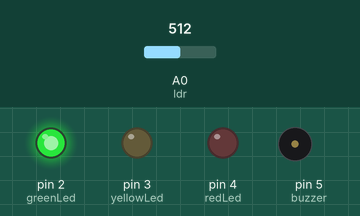
This sketch was run on a simulated Arduino Uno, built with avr-gcc and run on an emulated ATmega328P. Shown: output pins drawn as LEDs (lit = HIGH), buzzer (waves = sounding). The inputs (shaded band) are chosen by the test bench; at power-on: A0 (ldr) = 512.

Above: at 2.1 s.
2.2 s: A0 (ldr) set to 710
At 3.3 s:
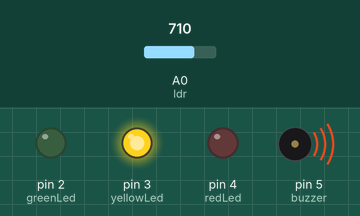
At 6.6 s:
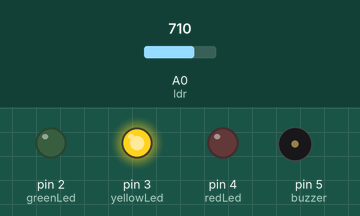
6.8 s: A0 (ldr) set to 888
11.4 s: A0 (ldr) set to 914
14.7 s: A0 (ldr) set to 890
At 18.1 s:
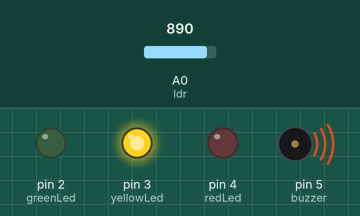
Timing chart, 0 to 19.6 s (numbered marks = the images above; inputs shaded):
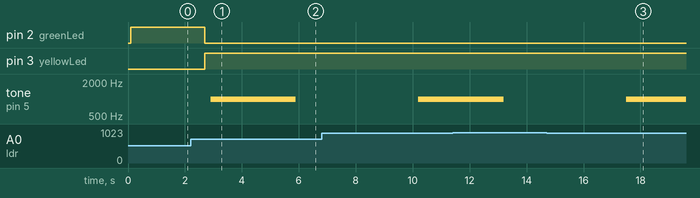

The sketch:

sketch_sep24a.ino
```cpp
// C++ code
//

// Define as portas
#define greenLed 2
#define yellowLed 3
#define redLed 4
#define ldr A0
#define buzzer 5

// Variável inteira para a leitura do valor da luminozidade e do buzzer
int light = 0;
int buzzerYellow = 0;
int buzzerRed = 0;

void setup()
{
  pinMode(greenLed, OUTPUT);
  pinMode(yellowLed, OUTPUT);
  pinMode(redLed, OUTPUT);
  pinMode(ldr, INPUT);
  Serial.begin(9600);
}

void loop()
{
  ldrF(); // Inicia o código que liga os LED's ao LDR
  onRedBuzzer(); // Inicia o código que liga o buzzer ao LED Vermelho
  onYellowBuzzer(); // Inicia o código que liga o buzzer ao LED Amarelo
  delay(1000);
}

/* Void que carrega o código
 que faz a leitura do LDR e instrui
 qual LED deve estar aceso */
void ldrF(){
  light = analogRead(ldr); // Atribui o valor da leitura analógica ao inteiro light
  delay(100); // Delay para o código não travar o navegador
  /*Leitura condicional do valor de light para definir qual LED
  deve estar aceso.
  Deve ser definido em cada uma das condicionais quais LED's
  devem estar acesos e desligados, pois pode gerar um bug
  que mantem os LED's acesos quando a condição altera para uma
  anterior*/
  if((light)<700){
    digitalWrite(greenLed, HIGH);
    digitalWrite(yellowLed, LOW);
    digitalWrite(redLed, LOW);
  }
  else{
    if((light)> 700 && (light)<900){
      digitalWrite(greenLed, LOW);
      digitalWrite(yellowLed, HIGH);
      digitalWrite(redLed, LOW);
    }
    else{
      digitalWrite(greenLed, LOW);
      digitalWrite(yellowLed, LOW);
      digitalWrite(redLed, HIGH);
    }
  }
}
/* Void que carrega o código que
correlaciona o LED vermelho com o buzzer*/
void onYellowBuzzer(){
  buzzerYellow = digitalRead(yellowLed);
  delay(100);
  // Caso o LED amarelo esteja aceso, o buzzer soará
  if((buzzerYellow) == HIGH){
    tone(buzzer, 1000);
    delay(3000);
    noTone(buzzer);
    delay(3000);
  }
  else{
    noTone(buzzer);
  }
}

/* Void que carrega o código que
correlaciona o LED vermelho com o buzzer*/
void onRedBuzzer(){
  buzzerRed = digitalRead(redLed);
  delay(100);
  // Caso o LED vermelho esteja aceso, o buzzer soará
  if((buzzerRed) == HIGH){
    tone(buzzer, 1000);
    delay(10000);
  }
  else{
    noTone(buzzer);
  }
}
```

Measured:
- after the input at 2.2 s, pin 2 (greenLed): HIGH → LOW after 0.50 s; pin 3 (yellowLed): LOW → HIGH after 0.50 s; tone on pin 5 (buzzer): silent → 1000 Hz after 0.70 s, → silent 3.0 s later
- after the input at 14.7 s, pin 3 (yellowLed): stays HIGH (without the input it goes to LOW after 2.6 s); pin 4 (redLed): stays LOW (without the input it goes to HIGH after 2.6 s)
